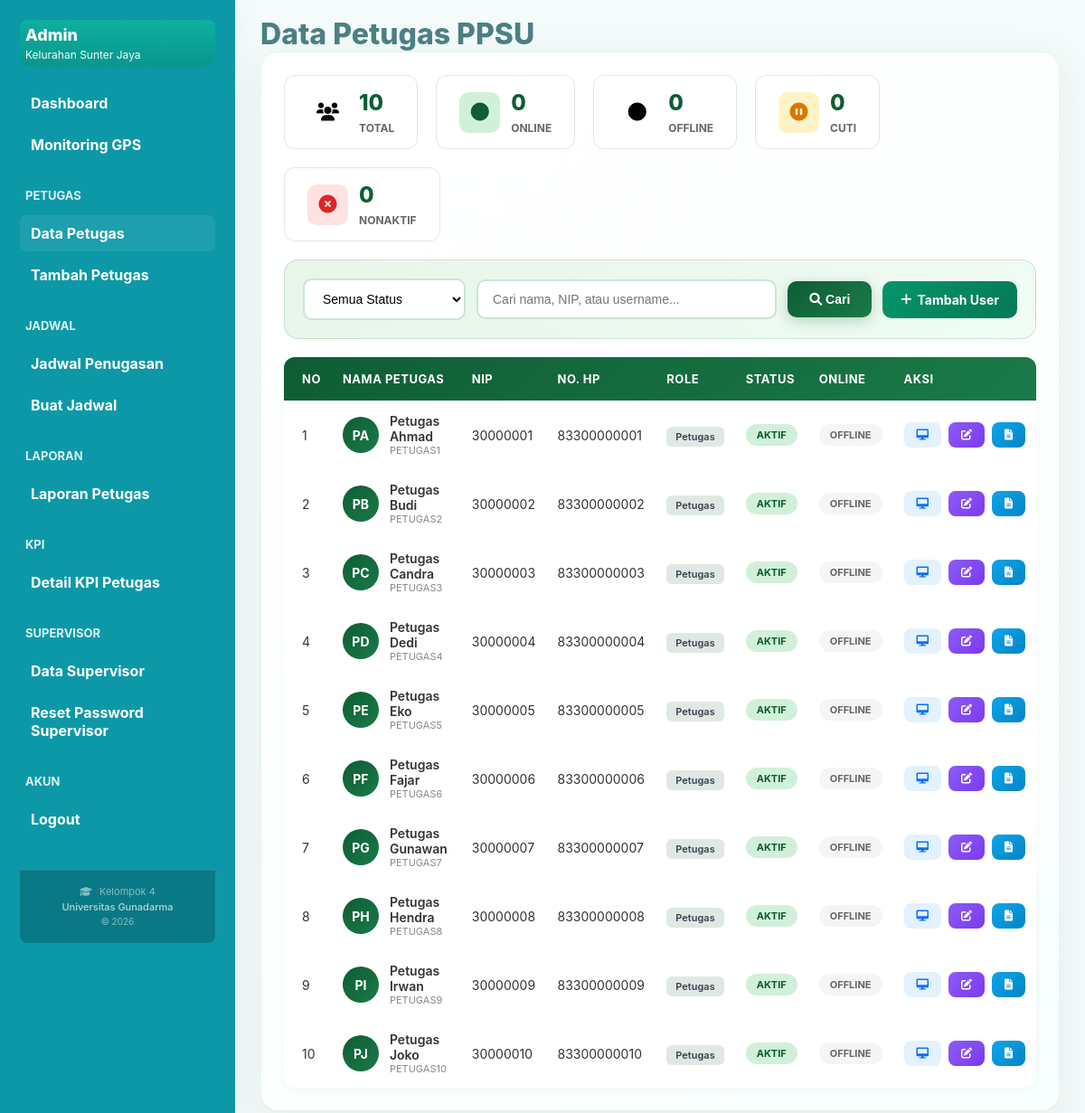
Screenshot of /admin/views/data_petugas.php (signed in) with the database file from the repository.
### tables this page shows
CREATE TABLE IF NOT EXISTS users (
    id BIGINT PRIMARY KEY AUTO_INCREMENT,
    nip INT(8) UNIQUE,
    name VARCHAR(100) NOT NULL,
    username VARCHAR(50) UNIQUE,
    password_hash VARCHAR(255) NOT NULL,
    role ENUM('admin', 'petugas', 'supervisor') NOT NULL DEFAULT 'petugas',
    status ENUM('aktif', 'nonaktif', 'cuti') NOT NULL DEFAULT 'aktif',
    group_id BIGINT NULL,
    supervisor_id BIGINT NULL,
    phone BIGINT,
    photo_path VARCHAR(255) DEFAULT '/default-avatar.png',
    last_login TIMESTAMP NULL,
    last_activity TIMESTAMP NULL,
    last_status_change TIMESTAMP NULL,
    latitude DECIMAL(10, 8),
    longitude DECIMAL(11, 8),
    last_location_update TIMESTAMP NULL,
    created_at TIMESTAMP DEFAULT CURRENT_TIMESTAMP,
    updated_at TIMESTAMP DEFAULT CURRENT_TIMESTAMP ON UPDATE CURRENT_TIMESTAMP
);

### config/database.php (called while the page is built, shortened)
<?php
class Database {
    private static $instance = null;
    private $connection;
    private function __construct() {
        $this->host = getenv('DB_HOST') ?: '127.0.0.1';
        $this->port = getenv('DB_PORT') ?: '3306';
        $this->dbname = getenv('DB_NAME') ?: 'test';
        $this->username = getenv('DB_USER') ?: 'root';
        $this->password = getenv('DB_PASS') ?: '';
        try {
            $dsn = "mysql:host={$this->host};port={$this->port};dbname={$this->dbname};charset=utf8mb4";
            $this->connection = new PDO($dsn, $this->username, $this->password, [
                PDO::ATTR_ERRMODE => PDO::ERRMODE_EXCEPTION,
                PDO::ATTR_DEFAULT_FETCH_MODE => PDO::FETCH_ASSOC,
                PDO::ATTR_EMULATE_PREPARES => false
            ]);
            $this->connection->exec("SET time_zone = '+07:00'");
        } catch (PDOException $e) {
            error_log("Database Connection Error: " . $e->getMessage());
            die("Database connection failed. Please check your environment configuration.");
        }
    }
    private function loadEnv() {
        $envPath = dirname(__DIR__) . DIRECTORY_SEPARATOR . '.env';
        $lines = file($envPath, FILE_IGNORE_NEW_LINES | FILE_SKIP_EMPTY_LINES);
        foreach ($lines as $line) {
            if (strpos(trim($line), '#') === 0) {
                continue;
            }
            $parts = explode('=', $line, 2);
            if (count($parts) === 2) {
                $key = trim($parts[0]);
            }
        }
    }
    public static function getInstance() {
        if (self::$instance === null) {
            self::$instance = new self();
        }
        return self::$instance;
    }
    public function getConnection() {
        return $this->connection;
    }
}

### admin/controllers/PetugasController.php (called while the page is built, shortened)
<?php
require_once '../../config/database.php';
class PetugasController {
    private $pdo;
    public function __construct() {
        $this->pdo = Database::getInstance()->getConnection();
    }
    public function getPetugasList($filter = [], $page = 1, $limit = 10) {
        try {
            $targetRole = $filter['target_role'] ?? 'petugas';
            if (is_array($targetRole)) {
                $placeholders = [];
                foreach ($targetRole as $k => $r) {
                    $key = ":role_$k";
                    $placeholders[] = $key;
                    $params[$key] = $r;
                }
                $where = ["u.role IN (" . implode(', ', $placeholders) . ")"];
            } else {
                $where = ["u.role = :target_role"];
                $params = [':target_role' => $targetRole];
            }
            $whereClause = $where ? "WHERE " . implode(" AND ", $where) : "";
            $sql = "
                SELECT u.*,
                       COALESCE(z.rw_code, '-') as last_rw,
                       COALESCE(z.name, 'Belum ada zona') as last_zone,
                       CASE WHEN u.last_login > NOW() - INTERVAL 30 MINUTE
                            THEN 'Online'
                            ELSE 'Offline'
                       END as online_status,
                       tz.rw_code as today_rw,
                       tz.name as today_zone,
                       NULL as today_distance_m,
                       NULL as is_outside_zone
                FROM users u
                LEFT JOIN (
                    SELECT s1.user_id, s1.zone_id
                    FROM schedules s1
                    WHERE s1.id = (
                        SELECT s2.id
                        FROM schedules s2
                        WHERE s2.user_id = s1.user_id
                        ORDER BY s2.work_date DESC, s2.id DESC
                        LIMIT 1
                    )
                ) s_latest ON s_latest.user_id = u.id
                LEFT JOIN zones z ON s_latest.zone_id = z.id
                LEFT JOIN (
                    SELECT s3.user_id, z3.rw_code, z3.name
                    FROM schedules s3
                    JOIN zones z3 ON s3.zone_id = z3.id
                    WHERE s3.work_date = CURRENT_DATE
                    AND s3.status = 'active'
                    GROUP BY s3.user_id
                ) tz ON tz.user_id = u.id
                {$whereClause}
                ORDER BY u.status DESC, u.name ASC
                LIMIT :limit OFFSET :offset
            ";
            $stmt = $this->pdo->prepare($sql);
            foreach ($params as $key => $value) {
                $stmt->bindValue($key, $value);
            }
            $offset = ($page - 1) * $limit;
            $stmt->bindValue(':limit', $limit, PDO::PARAM_INT);
            $stmt->bindValue(':offset', $offset, PDO::PARAM_INT);
            $stmt->execute();
            $results = $stmt->fetchAll();
            $countSql = "
                SELECT COUNT(*)
                FROM users u
                {$whereClause}
            ";
            $countStmt = $this->pdo->prepare($countSql);
            foreach ($params as $key => $value) {
                $countStmt->bindValue($key, $value);
            }
            $countStmt->execute();
            $total = $countStmt->fetchColumn();
            return [
                'success' => true,
                'data' => $results,
                'pagination' => [
                    'page' => $page,
                    'limit' => $limit,
                    'total' => $total,
                    'pages' => ceil($total / $limit)
                ]
            ];
        } catch (Exception $e) {
            error_log("Get Petugas List Error: " . $e->getMessage());
            return ['success' => false, 'error' => 'Gagal mengambil data'];
        }
    }
}
?>

### admin/views/data_petugas.php (the view, shortened to what this page needs)
<?php
require_once '../../config/database.php';
$pdo = Database::getInstance()->getConnection();
require_once '../../admin/controllers/PetugasController.php';
$controller = new PetugasController();
$search = $_GET['search'] ?? '';
$filter = [];
$page = (int)($_GET['page'] ?? 1);
$limit = (int)($_GET['limit'] ?? 20);
$result = $controller->getPetugasList($filter, $page, $limit);
$users = $result['success'] ? ($result['data'] ?? []) : [];
$pagination = $result['pagination'] ?? [];
try {
    $statsQuery = $pdo->query("SELECT
        COUNT(*) as total,
        SUM(CASE WHEN status = 'online' THEN 1 ELSE 0 END) as online,
        SUM(CASE WHEN status = 'offline' THEN 1 ELSE 0 END) as offline,
        SUM(CASE WHEN status = 'nonaktif' THEN 1 ELSE 0 END) as nonaktif,
        SUM(CASE WHEN status = 'cuti' THEN 1 ELSE 0 END) as cuti
    FROM users WHERE role = 'petugas'");
    $stats = $statsQuery->fetch(PDO::FETCH_ASSOC);
} catch (Exception $e) {
    $stats = ['total' => 0, 'online' => 0, 'offline' => 0, 'nonaktif' => 0, 'cuti' => 0];
}
function avatarInitials($name) {
    $name = trim((string)$name);
    $parts = explode(' ', $name);
    $initials = '';
    foreach ($parts as $part) {
        if (!empty($part)) {
            $initials .= strtoupper(substr($part, 0, 1));
            if (strlen($initials) >= 2) break;
        }
    }
    return $initials ?: 'U';
}
function safe($v) { return htmlspecialchars($v ?? '', ENT_QUOTES, 'UTF-8'); }
?>
<!DOCTYPE html>
<html lang="id">
<head>
    <link rel="stylesheet" href="../css/dashboard.css">
    <link rel="stylesheet" href="../css/data_petugas.css">
    <link rel="stylesheet" href="https://cdnjs.cloudflare.com/ajax/libs/font-awesome/6.0.0/css/all.min.css">
</head>
<body>
<div class="app">
    <?php require_once '../../admin/components/sidebar.php'; ?>
    <main class="main">
        <header class="header">
            <div class="header-left">
                <h1 class="page-title">Data Petugas PPSU</h1>
            </div>
        </header>
        <section class="data-box">
            <div class="stats-bar">
                <div class="stat-item">
                    <div class="stat-icon blue"><i class="fas fa-users"></i></div>
                    <div class="stat-info">
                        <div class="stat-value"><?= $stats['total'] ?? 0 ?></div>
                        <div class="stat-label">Total</div>
                    </div>
                </div>
                <div class="stat-item">
                    <div class="stat-icon green"><i class="fas fa-circle"></i></div>
                    <div class="stat-info">
                        <div class="stat-value"><?= $stats['online'] ?? 0 ?></div>
                        <div class="stat-label">Online</div>
                    </div>
                </div>
                <div class="stat-item">
                    <div class="stat-icon gray"><i class="fas fa-circle"></i></div>
                    <div class="stat-info">
                        <div class="stat-value"><?= $stats['offline'] ?? 0 ?></div>
                        <div class="stat-label">Offline</div>
                    </div>
                </div>
                <div class="stat-item">
                    <div class="stat-icon orange"><i class="fas fa-pause-circle"></i></div>
                    <div class="stat-info">
                        <div class="stat-value"><?= $stats['cuti'] ?? 0 ?></div>
                        <div class="stat-label">Cuti</div>
                    </div>
                </div>
                <div class="stat-item">
                    <div class="stat-icon red"><i class="fas fa-times-circle"></i></div>
                    <div class="stat-info">
                        <div class="stat-value"><?= $stats['nonaktif'] ?? 0 ?></div>
                        <div class="stat-label">Nonaktif</div>
                    </div>
                </div>
            </div>
            <form method="GET" class="filter-row">
                <select name="filter">
                    <option value="all">Semua Status</option>
                </select>
                <input type="text" name="search" placeholder="Cari nama, NIP, atau username..." value="<?= safe($search) ?>">
                <button type="submit" class="btn-blue"><i class="fas fa-search"></i> Cari</button>
                <a href="tambah_petugas.php" class="btn-add"><i class="fas fa-plus"></i> Tambah User</a>
            </form>
            <?php if (empty($users)): ?>
                <div class="empty-state">
                    <div class="empty-icon"><i class="fas fa-user-slash"></i></div>
                    <h3>Data Tidak Ditemukan</h3>
                    <p>Tidak ada petugas yang sesuai dengan filter pencarian.</p>
                </div>
            <?php else: ?>
                <table class="data-table">
                    <thead>
                        <tr>
                            <th>No</th>
                            <th>Nama Petugas</th>
                            <th>NIP</th>
                            <th>No. HP</th>
                            <th>Role</th>
                            <th>Status</th>
                            <th>Online</th>
                            <th>Aksi</th>
                        </tr>
                    </thead>
                    <tbody>
                        <?php
                        $startNum = (($pagination['page'] ?? 1) - 1) * $limit + 1;
                        foreach ($users as $i => $u):
                            $status = $u['status'] ?? 'nonaktif';
                            $role = $u['role'] ?? 'petugas';
                            $online = !empty($u['online_status']) && strtolower($u['online_status']) === 'online';
                        ?>
                        <tr>
                            <td><?= $startNum + $i ?></td>
                            <td>
                                <div class="user-cell">
                                    <a href="detail_petugas.php?id=<?= $u['id'] ?>" style="text-decoration:none;">
                                        <div class="avatar"><?= avatarInitials($u['name'] ?? '') ?></div>
                                    </a>
                                    <div class="user-info">
                                        <a href="detail_petugas.php?id=<?= $u['id'] ?>" class="user-name" style="text-decoration:none; color:inherit;"><?= safe($u['name'] ?? '') ?></a>
                                        <div class="user-role"><?= safe($u['username'] ?? '') ?></div>
                                    </div>
                                </div>
                            </td>
                            <td><?= safe($u['nip'] ?? '-') ?></td>
                            <td><?= safe($u['phone'] ?? '-') ?></td>
                            <td><span class="role-badge role-<?= $role ?>"><?= ucfirst($role) ?></span></td>
                            <td><span class="badge badge-<?= $status ?>"><?= ucfirst($status) ?></span></td>
                            <td><span class="badge <?= $online ? 'badge-online' : 'badge-offline' ?>"><?= $online ? 'Online' : 'Offline' ?></span></td>
                            <td>
                                <div class="action-btns">
                                    <a href="detail_petugas.php?id=<?= $u['id'] ?>" class="btn-action btn-monitor" title="Monitoring">
                                        <i class="fas fa-desktop"></i>
                                    </a>
                                    <a href="edit_petugas.php?id=<?= $u['id'] ?>" class="btn-action btn-edit" title="Edit">
                                        <i class="fas fa-edit"></i>
                                    </a>
                                    <a href="laporan_petugas.php?user_id=<?= $u['id'] ?>" class="btn-action btn-report" title="Laporan">
                                        <i class="fas fa-file-alt"></i>
                                    </a>
                                </div>
                            </td>
                        </tr>
                        <?php endforeach; ?>
                    </tbody>
                </table>
            <?php endif; ?>
        </section>
    </main>
</div>
</body>
</html>

### rows the page displays
users: i "1", name "PA", name "Petugas Ahmad", username "PETUGAS1", nip "30000001", phone "83300000001", role "Petugas", status "AKTIF"
users: i "2", name "PB", name "Petugas Budi", username "PETUGAS2", nip "30000002", phone "83300000002", role "Petugas", status "AKTIF"
users: i "3", name "PC", name "Petugas Candra", username "PETUGAS3", nip "30000003", phone "83300000003", role "Petugas", status "AKTIF"
users: i "4", name "PD", name "Petugas Dedi", username "PETUGAS4", nip "30000004", phone "83300000004", role "Petugas", status "AKTIF"
users: i "5", name "PE", name "Petugas Eko", username "PETUGAS5", nip "30000005", phone "83300000005", role "Petugas", status "AKTIF"
users: i "6", name "PF", name "Petugas Fajar", username "PETUGAS6", nip "30000006", phone "83300000006", role "Petugas", status "AKTIF"
users: i "7", name "PG", name "Petugas Gunawan", username "PETUGAS7", nip "30000007", phone "83300000007", role "Petugas", status "AKTIF"
users: i "8", name "PH", name "Petugas Hendra", username "PETUGAS8", nip "30000008", phone "83300000008", role "Petugas", status "AKTIF"
users: i "9", name "PI", name "Petugas Irwan", username "PETUGAS9", nip "30000009", phone "83300000009", role "Petugas", status "AKTIF"
users: i "10", name "PJ", name "Petugas Joko", username "PETUGAS10", nip "30000010", phone "83300000010", role "Petugas", status "AKTIF"

### other values shown
$stats['total'] "10"
$stats['online'] "0"
$stats['offline'] "0"
$stats['cuti'] "0"
$stats['nonaktif'] "0"
